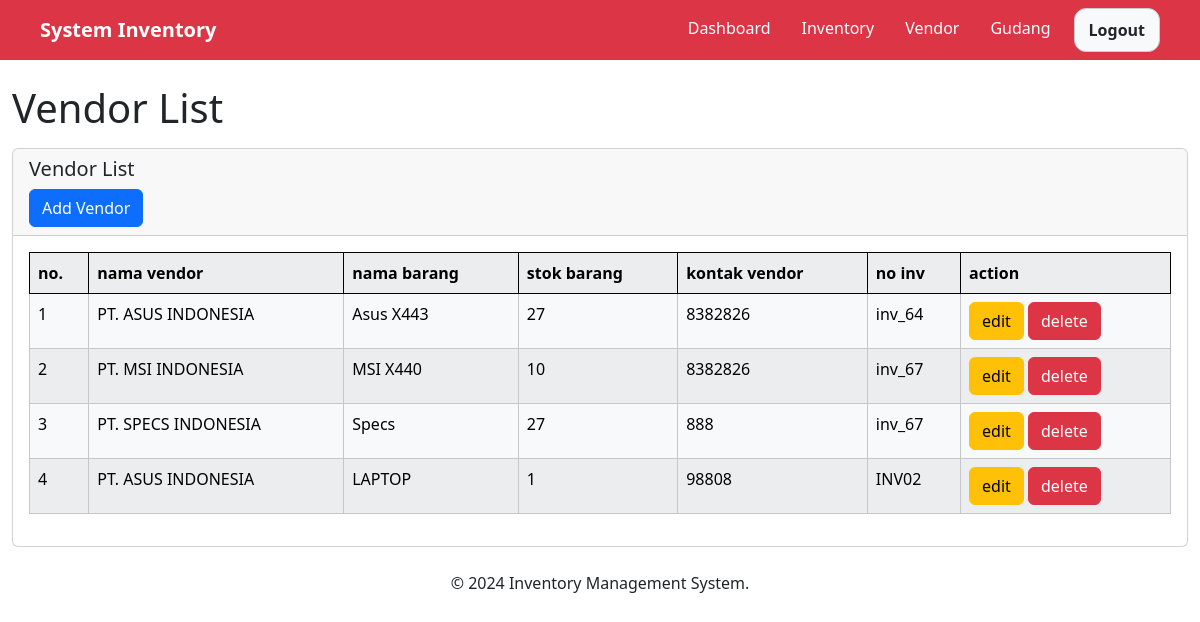
/views/vendor.php (signed in), run on the app's committed database.
### tables this page shows
CREATE TABLE `vendor` (
  `id_vendor` int(11) NOT NULL,
  `nama_vendor` varchar(50) NOT NULL,
  `nama_barang` varchar(50) NOT NULL,
  `stok_barang` int(50) NOT NULL,
  `kontak_vendor` int(50) NOT NULL,
  `no_inv` varchar(50) NOT NULL
);

### include/function.php (called while the page is built, shortened)
<?php
include 'koneksi.php';
function getVendorAll() {
    global $conn;
    $query = "SELECT * FROM vendor";
    $stmt = $conn->prepare($query);
    $stmt->execute();
    $result = $stmt->get_result();
    return $result->fetch_all(MYSQLI_ASSOC);
}
?>

### views/vendor.php (the view, shortened to what this page needs)
<?php
include '../include/function.php';
include '../part/header.php';
$vendors = getVendorAll();
?>
<div class="container-fluid">
    <div class="row">
        <div class="col-md-12">
            <h1 class="mt-4">Vendor List</h1>
            <div class="card mt-3">
                <div class="card-header">
                    <h5>Vendor List</h5>
                    <a href="addven.php" class="btn btn-primary float-right">Add Vendor</a>
                </div>
                <div class="card-body">
        <table class="table table-bordered table-light table-striped">
            <tr class="border-black">
                <th>no.</th>
                <th>nama vendor</th>
                <th>nama barang</th>
                <th>stok barang</th>
                <th>kontak vendor</th>
                <th>no inv</th>
                <th>action </th>
            </tr>
            <?php $no = 1;
                foreach($vendors as $ven): ?>
                    <tr>
                <td><?= $no++ ?></td>
                <td><?= $ven['nama_vendor'] ?></td>
                <td><?= $ven['nama_barang'] ?></td>
                <td><?= $ven['stok_barang'] ?></td>
                <td><?= $ven['kontak_vendor'] ?></td>
                <td><?= $ven['no_inv'] ?></td>
                <td>
                    <a class="btn btn-warning" href="editVendor.php?updateVen=<?= $ven['nama_vendor'] ?>">edit</a>
                    <a class="btn btn-danger" href="http://localhost/drill1/views/vendor.php?delete=<?= $ven['id_vendor'] ?>">delete</a>
                </td>
            </tr>
                <?php endforeach; ?>
        </table>
    </div>
        </div>
</div>
<?php include '../part/footer.php'?>

### data on the page
vendor: nama_vendor "PT. ASUS INDONESIA", nama_barang "Asus X443", stok_barang "27", kontak_vendor "8382826", no_inv "inv_64"
vendor: nama_vendor "PT. MSI INDONESIA", nama_barang "MSI X440", stok_barang "10", kontak_vendor "8382826", no_inv "inv_67"
vendor: nama_vendor "PT. SPECS INDONESIA", nama_barang "Specs", stok_barang "27", kontak_vendor "888", no_inv "inv_67"
vendor: nama_vendor "PT. ASUS INDONESIA", nama_barang "LAPTOP", stok_barang "1", kontak_vendor "98808", no_inv "INV02"
